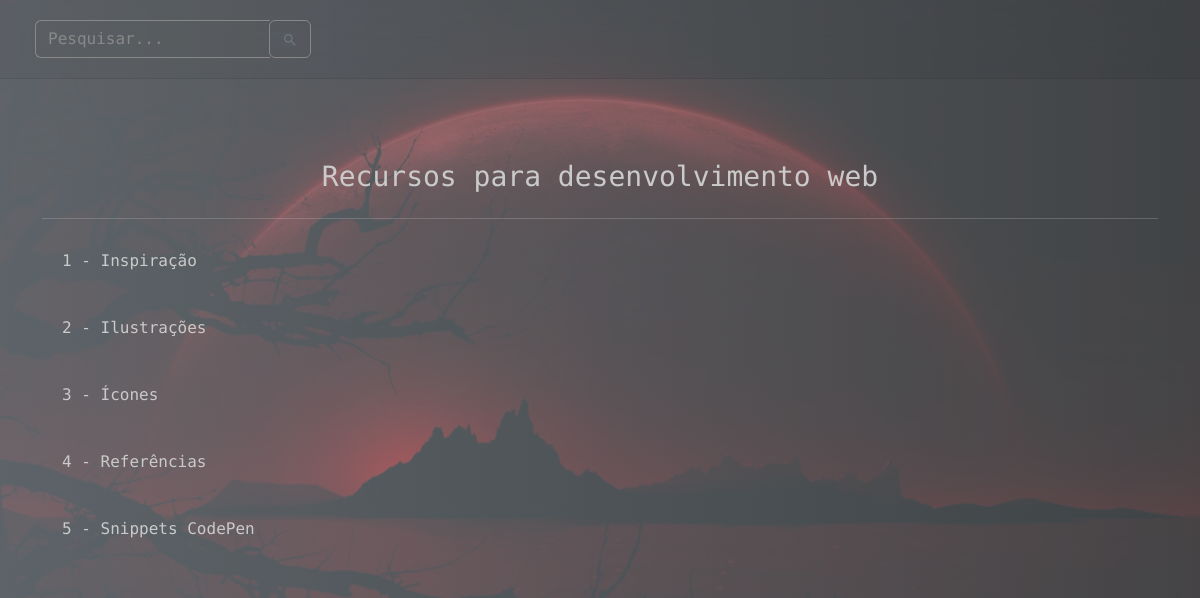
Before: / with the older database file.
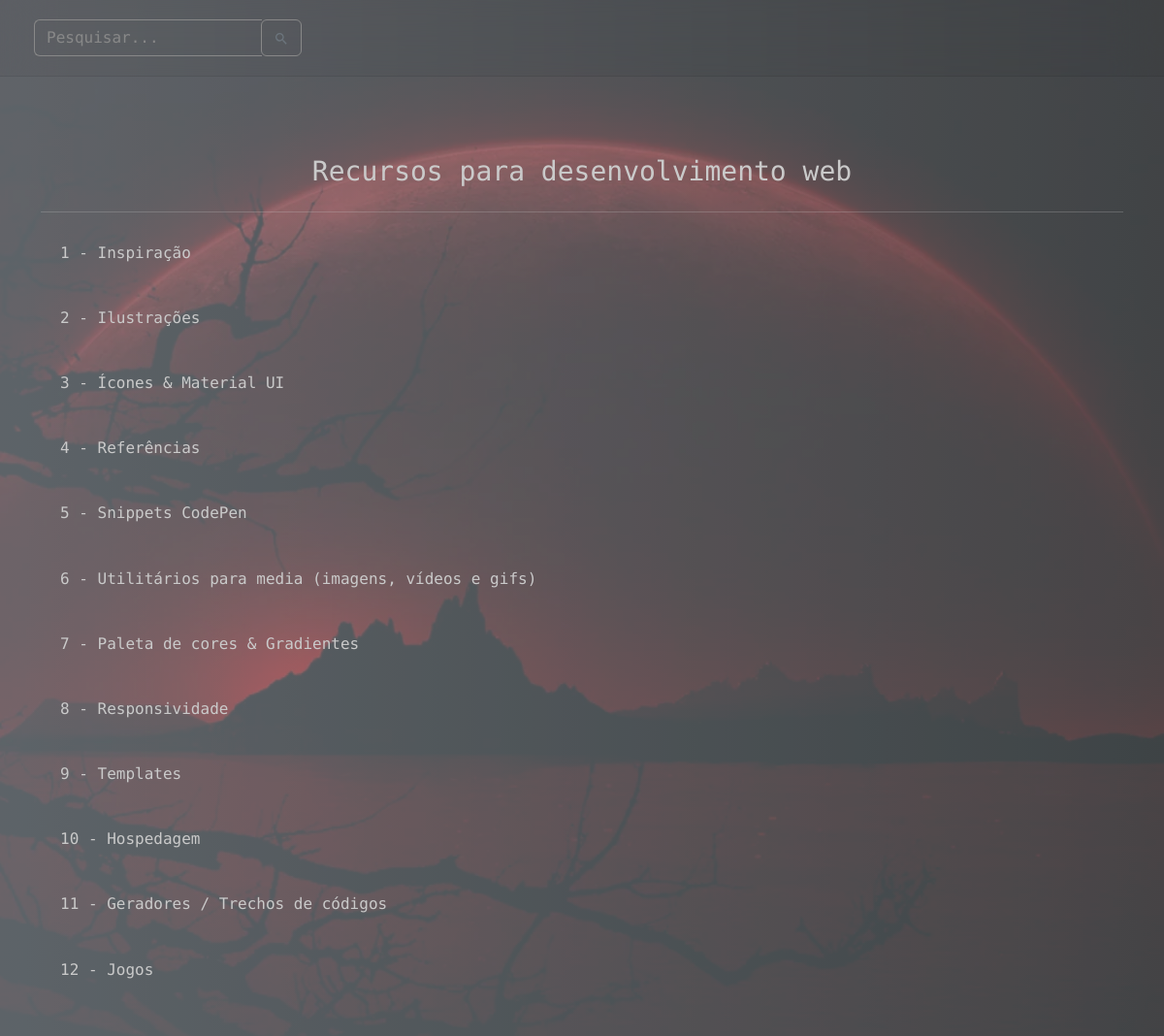
After: the same page with the newer database file.
### tables this page shows
CREATE TABLE IF NOT EXISTS `category` (
  `category_id` int(11) NOT NULL AUTO_INCREMENT,
  `category_description` varchar(255) DEFAULT NULL,
  `created_at` timestamp NOT NULL DEFAULT current_timestamp(),
  PRIMARY KEY (`category_id`)
);

### application/controllers/Resource.php (called while the page is built, shortened)
<?php
class Resource extends MY_Controller
{
	public function __construct()
	{
		$this->load->model('Resource_model', 'mres');
	}
	public function index()
	{
		$this->resource();
	}
	public function resource()
	{
		$data['title'] = 'Recursos';
		$res = $this->mres->showCategory();
		$data['showCategory'] = $res;
		$res = $this->mres->showResource();
		$data['showResource'] = $res;
		$search = $this->input->post('search');
		$data['searchTerm'] = false;
		$res = $this->mres->showList($search);
		$data['showList'] = $res;
		$this->load->view('templates/header', $data);
		$this->load->view('pages/resource', $data);
		$this->load->view('templates/footer', $data);
	}
}

### index.php (called while the page is built, shortened)
<?php
require_once BASEPATH.'core/CodeIgniter.php';

### application/models/Resource_model.php (called while the page is built, shortened)
<?php
class Resource_model extends CI_Model {
  public function showCategory()
  {
    $select = "SELECT A.*, CONCAT(A.category_id, ' - ', A.category_description) AS category_description FROM category AS A";
    $execute = $this->db->query($select);
    return ($execute->num_rows() > 0) ? $execute->result_array() : array();
  }
}

### application/views/pages/resource.php (the view, shortened to what this page needs)
<main class="main">
	<header>
		<nav class="nav-bar">
			<ul class="d-flex justify-content-between flex-row-reverse">
					<li>
						<form action="" method="POST" id="formSubmit">
							<div class="input-group searchBar">
								<input value="<?= $searchTerm ?>" autocomplete="off" id="searchInput" name="search" type="search" class="form-control" placeholder="Pesquisar...">
								<div class="input-group-append">
									<button name="btnSearch" class="btn btn-outline-secondary" type="submit">
									</button>
								</div>
							</div>
						</form>
					</li>
			</ul>
		</nav>
	</header>
	<div class="container">
		<div class="row">
			<div class="col-md-12">
				<h3 class="text-center title">Recursos para desenvolvimento web</h3>
			</div>
		</div>
		<hr class="hr" />
		<div class="row">
			<div class="col-md-12">
				<div class="accordion" id="frontEndAccordion">
					<?php if($showList): ?>
						<?php foreach($showCategory as $idx => $value): ?>
						<?='
							<div class="accordion-item">
								<h2 class="accordion-header" id="headingOne">
									<button class="accordion-button collapsed" type="button" data-bs-toggle="collapse" data-bs-target="#Accordion'.$showCategory[$idx]['category_id'].'" aria-expanded="true" aria-controls="Accordion'.$showCategory[$idx]['category_id'].'">
											<p>'.$showCategory[$idx]['category_description'].'</p>
									</button>
								</h2>
							</div>
						'?>
						<?php endforeach; ?>
						<?php else: ?>
							<div class="col-md-12 text-center m-auto">
								<span>Não existem dados a serem exibidos</span>
							</div>
					<?php endif; ?>
					</div>
				</div>
			</div>
		</div>
</main>

### application/views/templates/header.php (shortened to what this page needs)
<!DOCTYPE html>
<html lang="en">
	<head>
		<link rel="stylesheet" href="<?= base_url('public/libraries/sweetalert2/sweetalert2.min.css'); ?>">
		<link rel="stylesheet" href="<?= base_url('public/libraries/bootstrap/bootstrap.min.css'); ?>">
		<link rel="stylesheet" href="<?= base_url('public/libraries/datatable/dataTables.min.css'); ?>">
		<link rel="stylesheet" href="<?= base_url('public/libraries/animate/animate.min.css'); ?>">
		<link rel="stylesheet" href="<?= base_url('public/libraries/select2/select2.min.css'); ?>">
		<link rel="stylesheet" href="<?= base_url('public/css/style.css'); ?>">
	</head>
	<body>

### application/views/templates/footer.php (shortened to what this page needs)
	</body>
</html>

Changed rows visible on the page:
changed category (number 3 of 12 on the later page): category_description "3 - Ícones" → "3 - Ícones & Material UI"
added category: category_description "6 - Utilitários para media (imagens, vídeos e gifs)"
added category: category_description "7 - Paleta de cores & Gradientes"
added category: category_description "8 - Responsividade"
added category: category_description "9 - Templates"
added category: category_description "10 - Hospedagem"
added category: category_description "11 - Geradores / Trechos de códigos"
added category: category_description "12 - Jogos"
